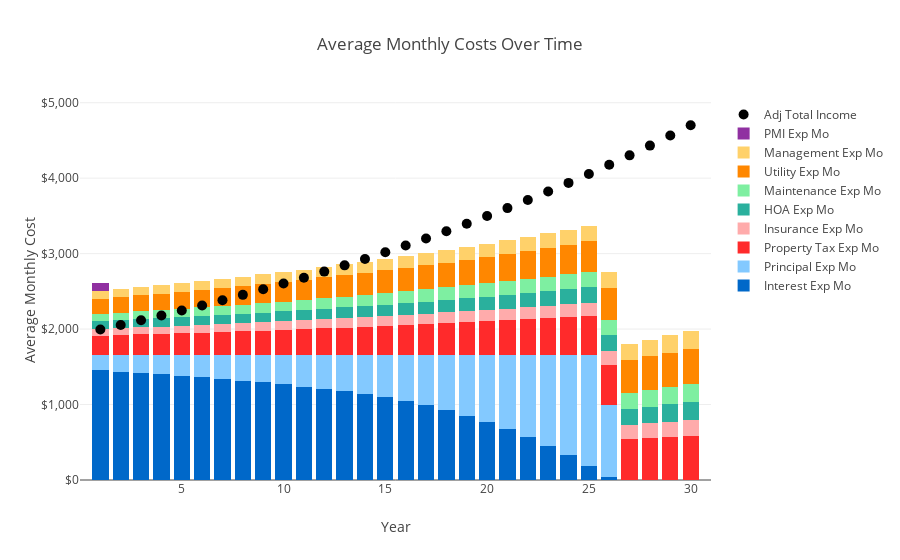

The notebook cell this image was saved under:
### Code cell
stacked_chart(yearly_df)

### Figure 1 — Plotly figure (JSON) as saved in the notebook; plotly's stock layout.template omitted (floating-point values rounded to 4 significant figures)
{"data": [{"hoverinfo": "y", "hovertemplate": "$%{y:,.0f}", "marker": {"color": "#0068C9"}, "name": "Interest Exp Mo", "type": "bar", "x": [1, 2, 3, 4, 5, 6, 7, 8, 9, 10, 11, 12, 13, 14, 15, 16, 17, 18, 19, 20, 21, 22, 23, 24, 25, 26, 27, 28, 29, 30], "y": [1452.0, 1436.0, 1420.0, 1402.0, 1383.0, 1363.0, 1342.0, 1318.0, 1293.0, 1267.0, 1238.0, 1207.0, 1174.0, 1138.0, 1095.0, 1046.0, 989.8, 925.3, 852.0, 769.2, 676.0, 571.7, 455.3, 325.7, 181.9, 33.76, 0, 0, 0, 0]}, {"hoverinfo": "y", "hovertemplate": "$%{y:,.0f}", "marker": {"color": "#83C9FF"}, "name": "Principal Exp Mo", "type": "bar", "x": [1, 2, 3, 4, 5, 6, 7, 8, 9, 10, 11, 12, 13, 14, 15, 16, 17, 18, 19, 20, 21, 22, 23, 24, 25, 26, 27, 28, 29, 30], "y": [211.6, 226.9, 243.3, 260.9, 279.8, 300.0, 321.7, 345.0, 369.9, 396.6, 425.3, 456.0, 489.0, 525.6, 567.9, 617.0, 673.5, 738.0, 811.3, 894.1, 987.2, 1092.0, 1208.0, 1338.0, 1481.0, 965.9, 0, 0, 0, 0]}, {"hoverinfo": "y", "hovertemplate": "$%{y:,.0f}", "marker": {"color": "#FF2A2B"}, "name": "Property Tax Exp Mo", "type": "bar", "x": [1, 2, 3, 4, 5, 6, 7, 8, 9, 10, 11, 12, 13, 14, 15, 16, 17, 18, 19, 20, 21, 22, 23, 24, 25, 26, 27, 28, 29, 30], "y": [250, 257.5, 265.2, 273.2, 281.4, 289.8, 298.5, 307.5, 316.7, 326.2, 336.0, 346.1, 356.4, 367.1, 378.1, 389.5, 401.2, 413.2, 425.6, 438.4, 451.5, 465.1, 479.0, 493.4, 508.2, 523.4, 539.1, 555.3, 572.0, 589.1]}, {"hoverinfo": "y", "hovertemplate": "$%{y:,.0f}", "marker": {"color": "#FFABAB"}, "name": "Insurance Exp Mo", "type": "bar", "x": [1, 2, 3, 4, 5, 6, 7, 8, 9, 10, 11, 12, 13, 14, 15, 16, 17, 18, 19, 20, 21, 22, 23, 24, 25, 26, 27, 28, 29, 30], "y": [87.5, 90.13, 92.83, 95.61, 98.48, 101.4, 104.5, 107.6, 110.8, 114.2, 117.6, 121.1, 124.8, 128.5, 132.4, 136.3, 140.4, 144.6, 149.0, 153.4, 158.0, 162.8, 167.7, 172.7, 177.9, 183.2, 188.7, 194.4, 200.2, 206.2]}, {"hoverinfo": "y", "hovertemplate": "$%{y:,.0f}", "marker": {"color": "#2AB09D"}, "name": "HOA Exp Mo", "type": "bar", "x": [1, 2, 3, 4, 5, 6, 7, 8, 9, 10, 11, 12, 13, 14, 15, 16, 17, 18, 19, 20, 21, 22, 23, 24, 25, 26, 27, 28, 29, 30], "y": [100, 103, 106.1, 109.3, 112.6, 115.9, 119.4, 123.0, 126.7, 130.5, 134.4, 138.4, 142.6, 146.9, 151.3, 155.8, 160.5, 165.3, 170.2, 175.4, 180.6, 186.0, 191.6, 197.4, 203.3, 209.4, 215.7, 222.1, 228.8, 235.7]}, {"hoverinfo": "y", "hovertemplate": "$%{y:,.0f}", "marker": {"color": "#7EEFA1"}, "name": "Maintenance Exp Mo", "type": "bar", "x": [1, 2, 3, 4, 5, 6, 7, 8, 9, 10, 11, 12, 13, 14, 15, 16, 17, 18, 19, 20, 21, 22, 23, 24, 25, 26, 27, 28, 29, 30], "y": [100, 103, 106.1, 109.3, 112.6, 115.9, 119.4, 123.0, 126.7, 130.5, 134.4, 138.4, 142.6, 146.9, 151.3, 155.8, 160.5, 165.3, 170.2, 175.4, 180.6, 186.0, 191.6, 197.4, 203.3, 209.4, 215.7, 222.1, 228.8, 235.7]}, {"hoverinfo": "y", "hovertemplate": "$%{y:,.0f}", "marker": {"color": "#FF8700"}, "name": "Utility Exp Mo", "type": "bar", "x": [1, 2, 3, 4, 5, 6, 7, 8, 9, 10, 11, 12, 13, 14, 15, 16, 17, 18, 19, 20, 21, 22, 23, 24, 25, 26, 27, 28, 29, 30], "y": [200, 206, 212.2, 218.5, 225.1, 231.9, 238.8, 246.0, 253.4, 261.0, 268.8, 276.8, 285.2, 293.7, 302.5, 311.6, 320.9, 330.6, 340.5, 350.7, 361.2, 372.1, 383.2, 394.7, 406.6, 418.8, 431.3, 444.3, 457.6, 471.3]}, {"hoverinfo": "y", "hovertemplate": "$%{y:,.0f}", "marker": {"color": "#FFD16A"}, "name": "Management Exp Mo", "type": "bar", "x": [1, 2, 3, 4, 5, 6, 7, 8, 9, 10, 11, 12, 13, 14, 15, 16, 17, 18, 19, 20, 21, 22, 23, 24, 25, 26, 27, 28, 29, 30], "y": [100, 103, 106.1, 109.3, 112.6, 115.9, 119.4, 123.0, 126.7, 130.5, 134.4, 138.4, 142.6, 146.9, 151.3, 155.8, 160.5, 165.3, 170.2, 175.4, 180.6, 186.0, 191.6, 197.4, 203.3, 209.4, 215.7, 222.1, 228.8, 235.7]}, {"hoverinfo": "y", "hovertemplate": "$%{y:,.0f}", "marker": {"color": "#9030A1"}, "name": "PMI Exp Mo", "type": "bar", "x": [1, 2, 3, 4, 5, 6, 7, 8, 9, 10, 11, 12, 13, 14, 15, 16, 17, 18, 19, 20, 21, 22, 23, 24, 25, 26, 27, 28, 29, 30], "y": [104.2, 8.592, 0, 0, 0, 0, 0, 0, 0, 0, 0, 0, 0, 0, 0, 0, 0, 0, 0, 0, 0, 0, 0, 0, 0, 0, 0, 0, 0, 0]}, {"hoverinfo": "y", "hovertemplate": "$%{y:,.0f}", "marker": {"color": "black", "size": 10}, "mode": "markers", "name": "Adj Total Income", "type": "scatter", "x": [1, 2, 3, 4, 5, 6, 7, 8, 9, 10, 11, 12, 13, 14, 15, 16, 17, 18, 19, 20, 21, 22, 23, 24, 25, 26, 27, 28, 29, 30], "y": [1995, 2055.0, 2116.0, 2180.0, 2245.0, 2313.0, 2382.0, 2454.0, 2527.0, 2603.0, 2681.0, 2762.0, 2844.0, 2930.0, 3018.0, 3108.0, 3201.0, 3297.0, 3396.0, 3498.0, 3603.0, 3711.0, 3823.0, 3937.0, 4055.0, 4177.0, 4302.0, 4431.0, 4564.0, 4701.0]}], "layout": {"autosize": true, "barmode": "stack", "title": {"text": "Average Monthly Costs Over Time"}, "xaxis": {"range": [0, 31], "tickmode": "array", "tickvals": [5, 10, 15, 20, 25, 30], "title": {"text": "Year"}, "type": "linear"}, "yaxis": {"autorange": true, "range": [0, 5137.0], "tickformat": "$,.0f", "title": {"text": "Average Monthly Cost"}, "type": "linear"}}}
